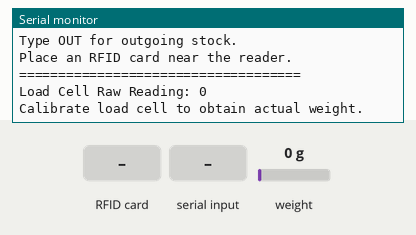
This sketch was run on a simulated ESP32. On the bench: the last lines printed to the serial monitor. The test bench sets the inputs (shaded band); at power-on: weight on the scale 0 g.

Above: at 2.3 s.
2.4 s: RFID card 5E 7A 19 C4 held to the reader
At 3.1 s:
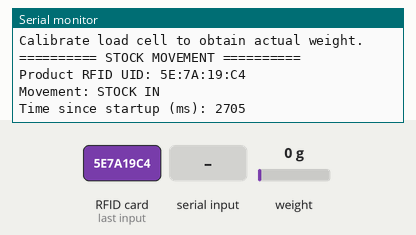
4.2 s: "IN\n" received over Serial
At 5.2 s:
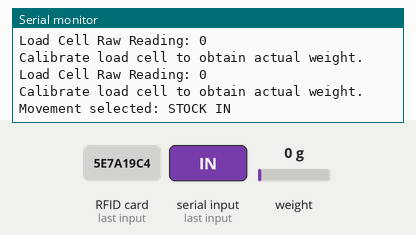
6.2 s: "OUT\n" received over Serial
At 6.6 s:
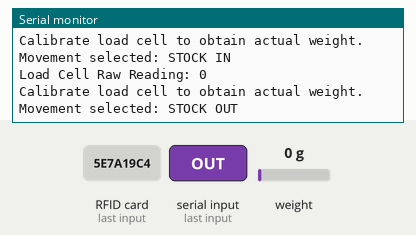
7.7 s: "1\n" received over Serial
At 8.3 s:
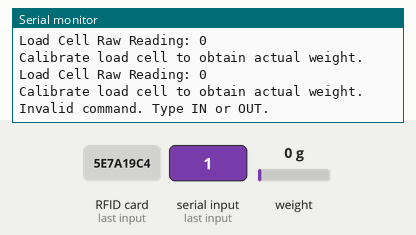
9.2 s: weight on the scale set to 100 g
At 10.3 s:
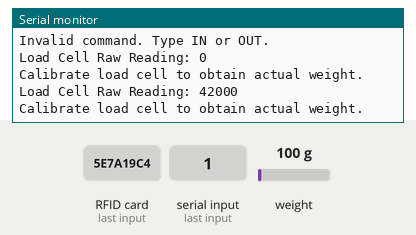
10.7 s: RFID card 5E 7A 19 C4 held to the reader
At 11.7 s:
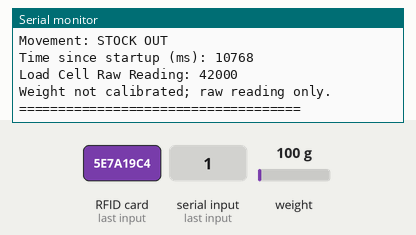

The sketch:

Complete_Hardware_Code.ino
```cpp
#include <SPI.h>
#include <MFRC522.h>
#include "HX711.h"

// ========================================
// SMART INVENTORY AND WAREHOUSE SYSTEM
// ESP32 + RFID RC522 + LOAD CELL + HX711
// ========================================

// RFID pins
#define RFID_SS_PIN   5
#define RFID_RST_PIN  27

// RFID SPI pins
#define RFID_SCK_PIN  18
#define RFID_MISO_PIN 19
#define RFID_MOSI_PIN 23

// HX711 pins
#define HX711_DOUT_PIN 21
#define HX711_SCK_PIN  25

// Create objects
MFRC522 rfid(RFID_SS_PIN, RFID_RST_PIN);
HX711 scale;

// ========================================
// LOAD CELL SETTINGS
// ========================================

float calibrationFactor = 1.0;

bool loadCellCalibrated = false;

// ========================================
// STOCK MOVEMENT SETTINGS
// ========================================

enum MovementType {
  STOCK_IN,
  STOCK_OUT
};

MovementType selectedMovement = STOCK_IN;

String lastUID = "";
unsigned long lastScanTime = 0;
const unsigned long scanDelay = 2000;


unsigned long lastWeightTime = 0;
const unsigned long weightInterval = 1000;


float previousWeight = 0.0;
bool firstWeightReading = true;

// ========================================
// SETUP
// ========================================

void setup() {

  Serial.begin(115200);
  delay(1000);

  Serial.println();
  Serial.println("====================================");
  Serial.println(" SMART INVENTORY SYSTEM");
  Serial.println(" Hardware Initialization");
  Serial.println("====================================");

  // Initialize RFID
  SPI.begin(
    RFID_SCK_PIN,
    RFID_MISO_PIN,
    RFID_MOSI_PIN,
    RFID_SS_PIN
  );

  rfid.PCD_Init();
  delay(100);

  Serial.println("RFID RC522 initialized.");
  rfid.PCD_DumpVersionToSerial();

  // Initialize load cell
  scale.begin(HX711_DOUT_PIN, HX711_SCK_PIN);

  if (scale.is_ready()) {
    Serial.println("HX711 detected.");
  } else {
    Serial.println("WARNING: HX711 not ready.");
    Serial.println("Check DT, SCK, VCC and GND.");
  }

  Serial.println();
  Serial.println("Movement selection:");
  Serial.println("Type IN for incoming stock.");
  Serial.println("Type OUT for outgoing stock.");
  Serial.println("Place an RFID card near the reader.");
  Serial.println("====================================");
}

// ========================================
// MAIN LOOP
// ========================================

void loop() {

  readSerialCommands();
  readRFIDCard();
  monitorLoadCell();
}

// ========================================
// SELECT STOCK MOVEMENT
// ========================================

void readSerialCommands() {

  if (Serial.available()) {

    String command = Serial.readStringUntil('\n');
    command.trim();
    command.toUpperCase();

    if (command == "IN") {

      selectedMovement = STOCK_IN;
      Serial.println("Movement selected: STOCK IN");

    } else if (command == "OUT") {

      selectedMovement = STOCK_OUT;
      Serial.println("Movement selected: STOCK OUT");

    } else {

      Serial.println("Invalid command. Type IN or OUT.");
    }
  }
}

// ========================================
// RFID PRODUCT IDENTIFICATION
// ========================================

void readRFIDCard() {

  if (!rfid.PICC_IsNewCardPresent()) {
    return;
  }

  if (!rfid.PICC_ReadCardSerial()) {
    return;
  }

  String currentUID = "";

  for (byte i = 0; i < rfid.uid.size; i++) {

    if (rfid.uid.uidByte[i] < 0x10) {
      currentUID += "0";
    }

    currentUID += String(rfid.uid.uidByte[i], HEX);

    if (i < rfid.uid.size - 1) {
      currentUID += ":";
    }
  }

  currentUID.toUpperCase();

  unsigned long currentTime = millis();

  // Ignore a repeated scan during the delay
  if (currentUID != lastUID ||
      currentTime - lastScanTime >= scanDelay) {

    Serial.println();
    Serial.println("========== STOCK MOVEMENT ==========");

    Serial.print("Product RFID UID: ");
    Serial.println(currentUID);

    if (selectedMovement == STOCK_IN) {
      Serial.println("Movement: STOCK IN");
    } else {
      Serial.println("Movement: STOCK OUT");
    }

    Serial.print("Time since startup (ms): ");
    Serial.println(currentTime);

    if (scale.is_ready()) {

      long rawReading = scale.read_average(5);

      Serial.print("Load Cell Raw Reading: ");
      Serial.println(rawReading);

      if (loadCellCalibrated) {

        float weight = scale.get_units(5);

        Serial.print("Measured Weight: ");
        Serial.print(weight, 2);
        Serial.println(" calibrated units");

      } else {

        Serial.println(
          "Weight not calibrated; raw reading only."
        );
      }

    } else {

      Serial.println("Weight unavailable: HX711 not ready.");
    }

    Serial.println("====================================");

    lastUID = currentUID;
    lastScanTime = currentTime;
  }

  rfid.PICC_HaltA();
  rfid.PCD_StopCrypto1();
}

// ========================================
// LOAD CELL STOCK MONITORING
// ========================================

void monitorLoadCell() {

  if (millis() - lastWeightTime < weightInterval) {
    return;
  }

  lastWeightTime = millis();

  if (!scale.is_ready()) {
    Serial.println("HX711 not ready.");
    return;
  }

  long rawReading = scale.read_average(5);

  Serial.print("Load Cell Raw Reading: ");
  Serial.println(rawReading);

  if (loadCellCalibrated) {

    float currentWeight = scale.get_units(5);

    Serial.print("Current Weight: ");
    Serial.println(currentWeight, 2);

    if (!firstWeightReading) {

      float difference = currentWeight - previousWeight;

      if (difference > 0.5) {
        Serial.println("Weight increased.");
      } else if (difference < -0.5) {
        Serial.println("Weight decreased.");
      }
    }

    previousWeight = currentWeight;
    firstWeightReading = false;

  } else {

    Serial.println(
      "Calibrate load cell to obtain actual weight."
    );
  }
}
```

Measured:
- after the input at 2.4 s, the serial monitor: prints a new line after 0.31 s (image 1)
- after the input at 4.2 s, the serial monitor: prints a new line after 0.52 s (image 2)
- after the input at 6.2 s, the serial monitor: prints a new line at once (image 3)
- after the input at 7.7 s, the serial monitor: prints a new line at once (image 4)
- after the input at 9.2 s, the serial monitor: prints a new line after 0.56 s (image 5)
- after the input at 10.7 s, the serial monitor: prints a new line after 0.07 s (image 6)
